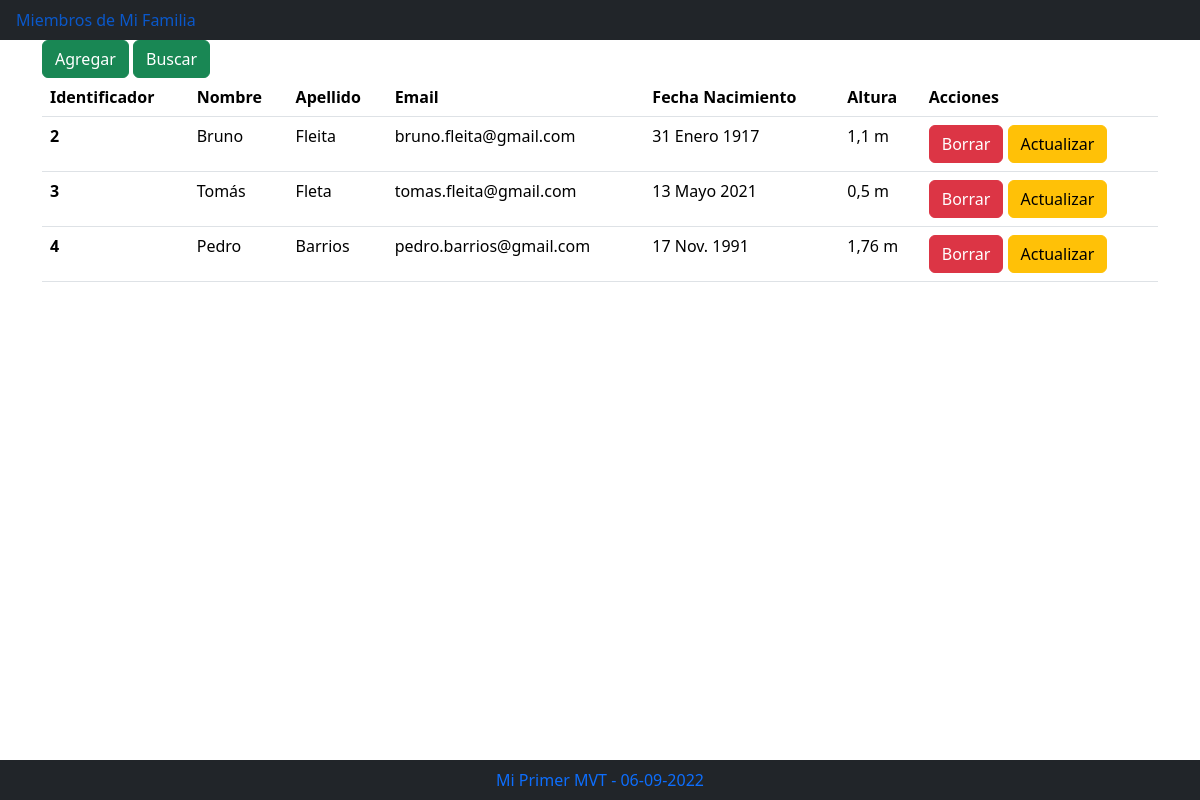
The page / on the database its author committed.
### familia/models.py (models this page shows)
class Persona(models.Model):
    nombre = models.CharField(max_length=100)
    apellido = models.CharField(max_length=100)
    email = models.CharField(max_length=100)
    fecha_nacimiento = models.DateField()
    altura = models.FloatField(default=0.0)

### familia/views.py (the view)
# urls.py: path('', views.index, name="index"),
def index(request):
    personas = Persona.objects.all()
    template = loader.get_template('familia/lista_familiares.html')
    context = {
        'personas': personas,
    }
    return HttpResponse(template.render(context, request))

### familia/templates/familia/lista_familiares.html (shortened to what this page needs)
{% extends "familia/index.html" %}
{% load bootstrap5 %}
{% block cuerpo %}
<div class="container">
  <div class="row">
    <div class="col">
      {% url 'agregar' as agregar_url %}
      {% url 'buscar' as buscar_url %}
      {% bootstrap_button "Agregar" button_class="btn-success" button_type="link" href=agregar_url %}
      {% bootstrap_button "Buscar" button_class="btn-success" button_type="link" href=buscar_url %}
    <div>
  <div>
  <div class="row">
    <div class="col">
        {% if personas %}
        <table class="table">
            <thead>
                <th scope="col">Identificador</th>
                <th scope="col">Nombre</th>
                <th scope="col">Apellido</th>
                <th scope="col">Email</th>
                <th scope="col">Fecha Nacimiento</th>
                <th scope="col">Altura</th>
                <th scope="col">Acciones</th>
            </thead>
            {% for p in personas %}
            <tbody>
                <tr>
                    <th scope="row">{{p.id}} </th>
                    <td> {{p.nombre}} </td>
                    <td> {{p.apellido}} </td>
                    <td> {{p.email}} </td>
                    <td> {{p.fecha_nacimiento}} </td>
                    <td> {{p.altura}} m</td>
                    <td>
                      {% url 'borrar' identificador=p.id as borrar_url %}
                      {% url 'actualizar' identificador=p.id as actualizar_url %}
                      {% bootstrap_button "Borrar" size="sm" button_class="btn-danger" button_type="link" href=borrar_url %}
                      {% bootstrap_button "Actualizar" size="sm" button_class="btn-warning" button_type="link" href=actualizar_url %}
                    </td>
                </tr>
            </tbody>
            {% endfor %}
        </table>
        {% else %}
            <p>No tienes familiares cargados</p>
        {% endif %}
    </div>
  </div>
</div>
{% endblock %}

### familia/templates/familia/index.html (shortened to what this page needs)
{% load bootstrap5 %}
{% bootstrap_css %}
<ul class="nav bg-dark fixed">
  <li class="nav-item">
    <a class="nav-link active" href="{%url  'index' %}"> Miembros de Mi Familia</a>
  </li>
</ul>
{% block  cuerpo %}
{% endblock %}
<ul class="nav bg-dark fixed-bottom justify-content-center">
  <li class="nav-item">
    <a class="nav-link active" href="{%url  'index' %}">Mi Primer MVT - {% now 'd-m-Y' %}</a>
  </li>
</ul>

### rows shown on the page
Persona: id "2", nombre "Bruno", apellido "Fleita", email "bruno.fleita@gmail.com", fecha_nacimiento "31 Enero 1917", altura "1,1", bootstrap_button "Borrar", bootstrap_button "Actualizar"
Persona: id "3", nombre "Tomás", apellido "Fleta", email "tomas.fleita@gmail.com", fecha_nacimiento "13 Mayo 2021", altura "0,5", bootstrap_button "Borrar", bootstrap_button "Actualizar"
Persona: id "4", nombre "Pedro", apellido "Barrios", email "pedro.barrios@gmail.com", fecha_nacimiento "17 Nov. 1991", altura "1,76", bootstrap_button "Borrar", bootstrap_button "Actualizar"
